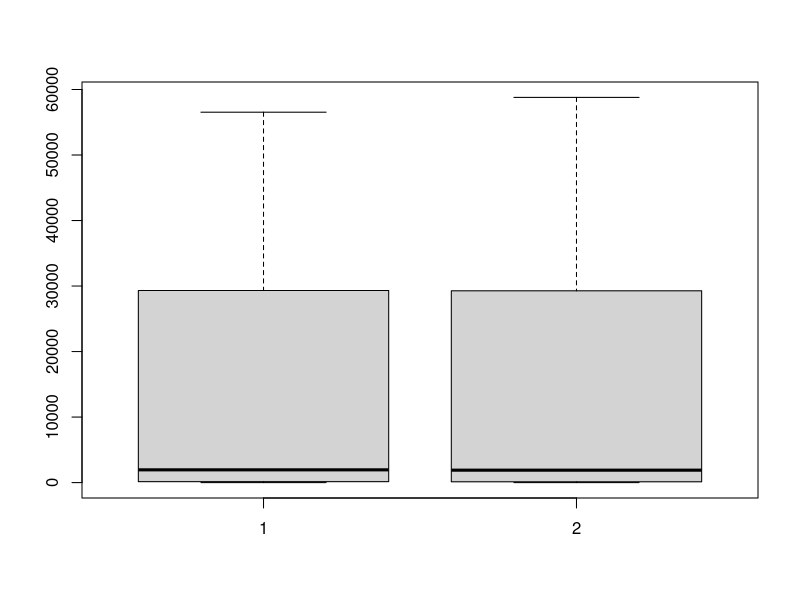
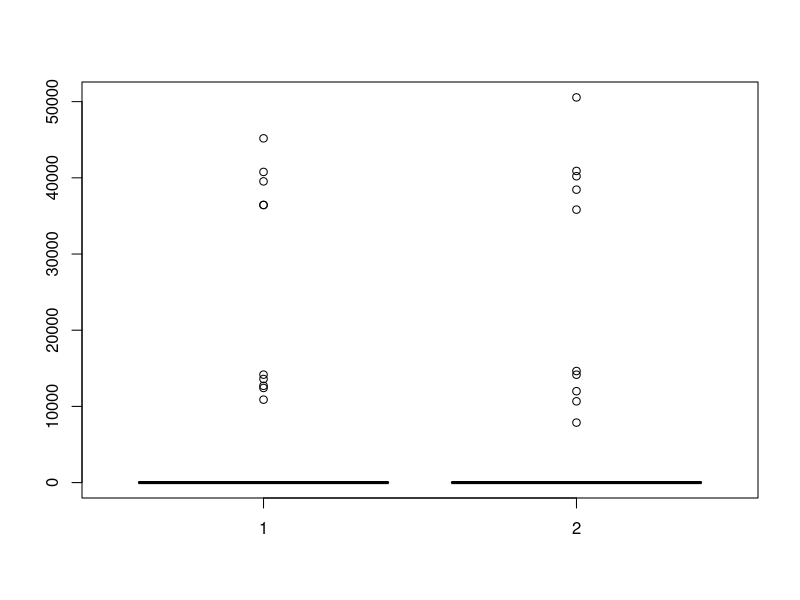
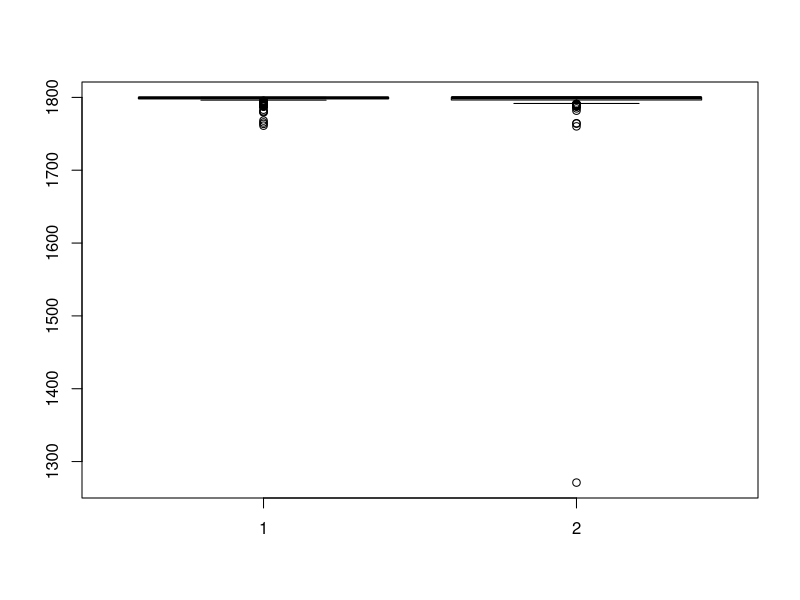

These figures' R source, in order:
library(xtable)

#==========================================================
#Script to create results
#----------------------------------------------------------

print('==========================================================================')
print('Descriptive Analysis')
print('==========================================================================')

#Leitura de dados
result0 = read.csv("result0.csv", header = FALSE, sep = "\t")
result1 = read.csv("result1.csv", header = FALSE, sep = "\t")
result2 = read.csv("result2.csv", header = FALSE, sep = "\t")
result3 = read.csv("result3.csv", header = FALSE, sep = "\t")

#Escolhendo nomes das colunas
colnames(result0) = c("Instance", "Status", "UB", "LB", "Time")
colnames(result1) = c("Instance", "Status", "UB", "LB", "Time")
colnames(result2) = c("Instance", "Status", "UB", "LB", "Time")
colnames(result3) = c("Instance", "Status", "UB", "LB", "Time")

#Removing names of instances
result0$Instance = NULL
result1$Instance = NULL
result2$Instance = NULL
result3$Instance = NULL

#Printing descriptive tables
summary(result0)
summary(result1)
summary(result2)
summary(result3)

print(xtable(summary(result0)))

boxplot(result0$UB, result3$UB)
boxplot(result0$LB, result3$LB)
boxplot(result0$Time, result3$Time)

print('==========================================================================')
print(' t-test and its assumptions')
print('==========================================================================')

#Normality test
shapiro.test(result0$UB)
shapiro.test(result0$LB)
shapiro.test(result0$Time)

shapiro.test(result3$UB)
shapiro.test(result3$LB)
shapiro.test(result3$Time)

#verify the equality of variance
var.test(result0$UB, result3$UB, alternative = "two.sided")
var.test(result0$LB, result3$LB, alternative = "two.sided")
var.test(result0$Time, result3$Time, alternative = "two.sided") #without equality

#Wilcoxon test
wilcox.test(result0$UB, result3$UB, alternative =  "less", paired = TRUE, var.equal = TRUE, conf.level = 0.95)
wilcox.test(result0$LB, result3$LB, alternative =  "greater", paired = TRUE, var.equal = TRUE, conf.level = 0.95)
wilcox.test(result0$Time, result3$Time, alternative =  "two.sided", paired = TRUE, var.equal = FALSE, conf.level = 0.95)

